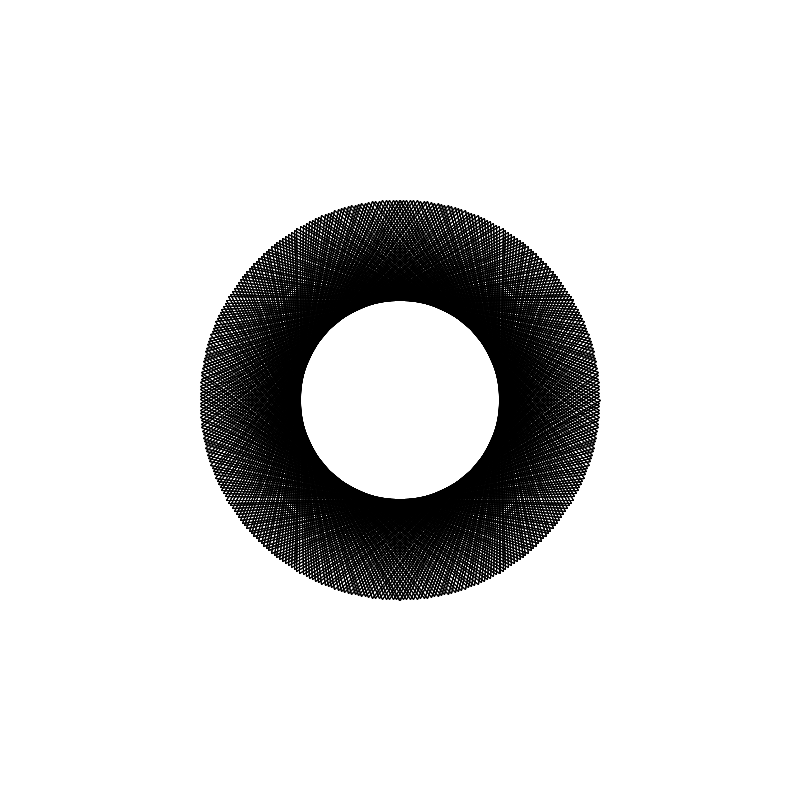
Frame 1 (no input)
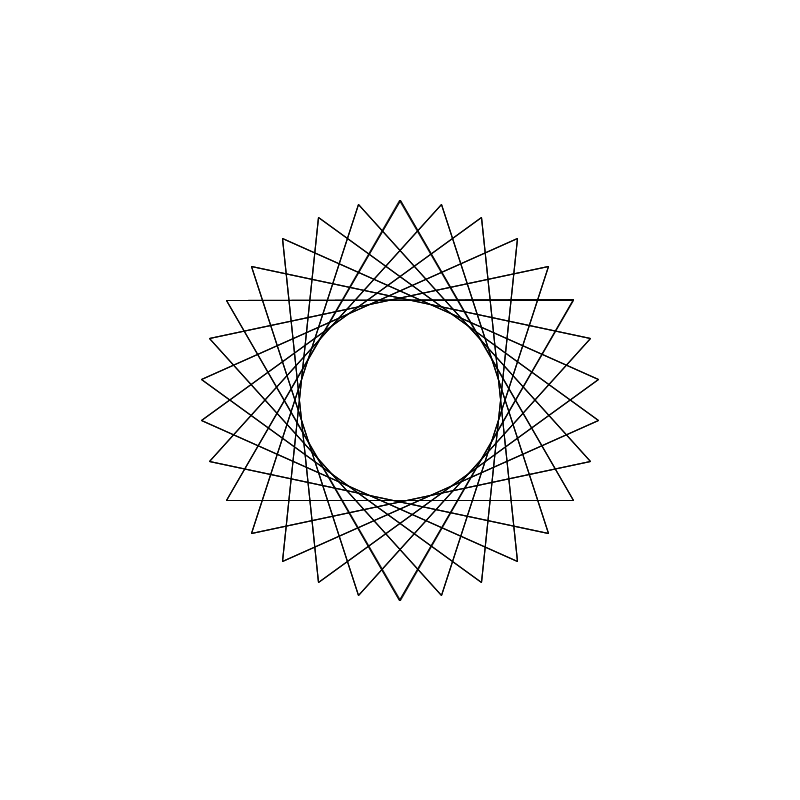
Frame 60 (the mouse pressed at the canvas centre just before this capture)
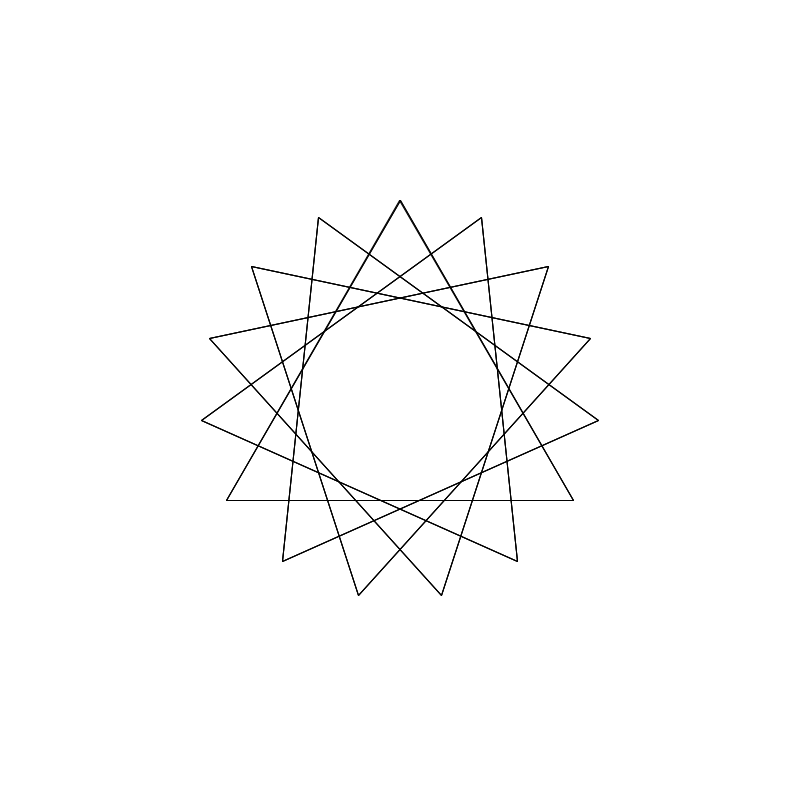
Frame 120 (the mouse held since frame 60 and released just before this capture)

The Processing sketch that drew these frames (run headless with seeded random() and noise(); from frame 60 on, the mouse is pressed at the canvas centre):

// Processing sketch: Triangles
// ── Triangles.pde
float a = 1;

void setup() {
  size(800, 800);
  background(255);
  strokeWeight(1);
}

void draw() {
  background(255);
  translate(width/2, height/2);
  for (int i = 0; i < 360; i+=a) {
    tri(200, i, i, 200);
  }
  a += 0.2;
}

void tri(float size, float deg, float rotation, float distance) {
  float startX = cos(radians(rotation))*distance;
  float startY = sin(radians(rotation))*distance;
  deg-=90;
  line(cos(radians(deg))*size, sin(radians(deg))*size, cos(radians(deg+120))*size, sin(radians(deg+120))*size);
  line(cos(radians(deg+240))*size, sin(radians(deg+240))*size, cos(radians(deg+120))*size, sin(radians(deg+120))*size);
  line(cos(radians(deg+240))*size, sin(radians(deg+240))*size, cos(radians(deg))*size, sin(radians(deg))*size);
}
